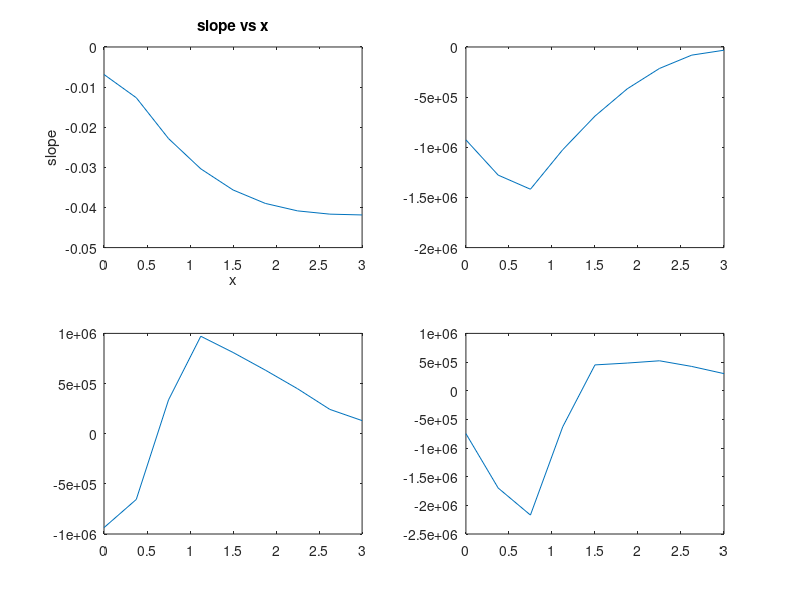

The MATLAB script that drew this image:
% beam example (CC 24.20. p.685)
function beam_example
x = [0 0.375 0.75 1.125 1.5 1.875 2.25 2.625 3];
y = [0 -0.2571 -0.9484 -1.9689 -3.2262 -4.6414 -6.1503 -7.7051 -9.275]*1e-2;
E = 200e9; I = 0.0003;
slope = tabular_derivative(y,x);
moment = E*I*tabular_derivative(slope,x);
shear = tabular_derivative(moment,x);
distributed_load = -tabular_derivative(shear,x);
subplot(2,2,1);
plot(x,slope);
xlabel('x'); ylabel('slope'); title('slope vs x');
subplot(2,2,2);
plot(x,moment);
subplot(2,2,3);
plot(x,shear);
subplot(2,2,4);
plot(x,distributed_load);
return

% calculates derivatives at the same points supplied
function [dydx] = tabular_derivative(y,x)
n=length(x); dydx = zeros(1,n);
% use central for interior points
for i=2:n-1
    dydx(i)=(y(i+1)-y(i-1))/(x(i+1)-x(i-1));
end
% use forward for first point
dydx(1) = (y(2)-y(1))/(x(2)-x(1)); 
% use backward for last point
dydx(n)=(y(n)-y(n-1))/(x(n)-x(n-1));
return
